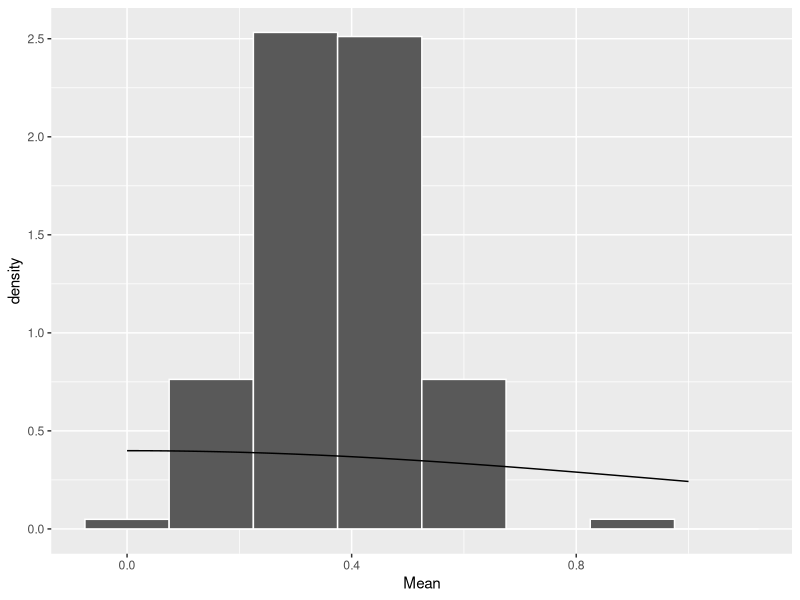
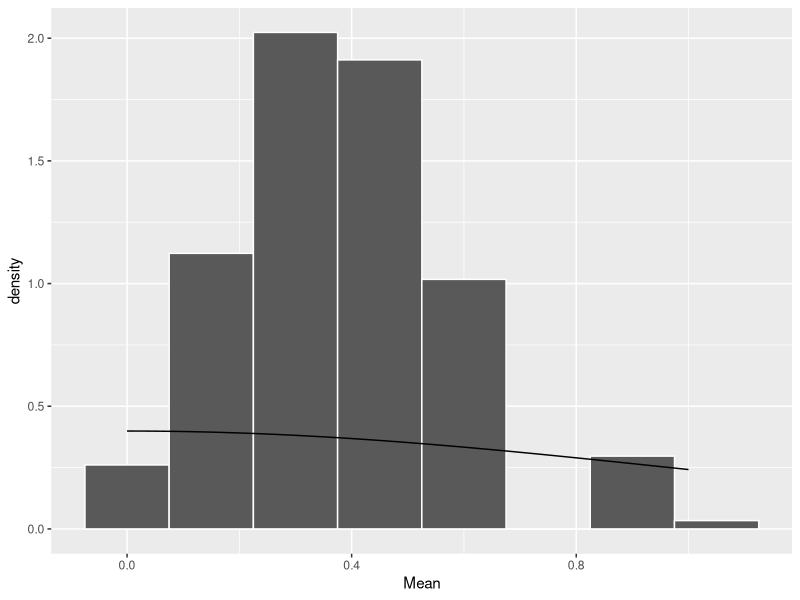

Write R code to recreate these figures, in order.
################################################################################

# Stat 240 - Non-parametric Statistics
# Homework 1
# Due: 02/20/15

# Rebecca Barter
# Andrew Do
# Kellie Ottobonni

################################################################################

# Libraries and seed
library(dplyr,warn.conflicts = FALSE, quietly=TRUE)
library(ggplot2)
library(xtable)
set.seed(1337)

################################################################################

# Functions

SampleFromBox <- function(x, size, replace= TRUE, prob = NULL, iter = 1) {
  # Samples tickets from the box.  In the case of one ticket, overrides R's
  # default of sampling from 1:x
  # Arguments:
  #   x - a vector supplying elements from which to choose.  "Tickets in box"
  #   size - positive number, size of sample to draw
  #   replace - boolean that toggles replacement
  #   prob - vector of probability weights or ticket counts
  #   iter - number of trials to perform
  # Returns:
  #   A vector of length iter with the means of samples of size elements 
  #   drawn from x
  if (length(x) <= 1) {
    return(rep(x, iter))
  } else {
    return(vapply(1:iter, function(n){
      mean(sample(x, size, replace = replace, prob = prob))
    }, FUN.VALUE = 1))
  }
}

StandardError <- function(x, n, replace = TRUE) {
  # Computes the standard error
  # Arguments:
  #   x - a vector of ticket values from the box model
  #   n - sample size
  # Returns
  #   standard error of the sample mean in the box model
  N <- length(x) # Number of tickets in box
  if (replace) {
    se <- sqrt((N-1)/N/n) * sd(x)
  } else {
    # Finite population correction
    se <- sqrt((N-n)/N/n) * sd(x)
  }
  return(se)
}

ExactProb <- function(z.values, mean, se, cdf, sample.size, lower.tail = FALSE, ...) {
  # Computes the exact probability of P(Xbar > z_i) for z_1, ..., z_max
  # Arguments:
  #   z.values - vector of z's to consider
  #   mean - expected value of Xbar
  #   se - standard error of xbar
  #   cdf - distribution function to use (e.g. pbinom, phyper)
  #   sample.size - size of samples
  #   lower.tail - logical value.  If TRUE, calculates P(Xbar <= z*se).
  #     else calculates P(Xbar < z*se)
  #   ... - arguments to pass to cdf
  # Returns:
  #   Vector of length(z) probabilities
  vapply(z.values, 
         function(z) {sample.size*mean + z * sample.size * se},
         FUN.VALUE = 1) %>%  
    vapply(FUN = function(q) cdf(q, lower.tail = lower.tail, ...), FUN.VALUE = 1)
}

EmpiricalProbEst <- function(z.values, sample, mean, se, lower.tail = FALSE) {
  # Estimates probability of a certain z-score from data
  # Arguments:
  #   z.values - vector of z's to consider
  #   sample - data from which to make the estimates
  #   mean - expected value of Xbar
  #   se - standard error of Xbar
  #   lower.tail - logical value.  If TRUE, calculates P(Xbar <= z*se).
  #     else calculates P(Xbar < z*se)
  # Returns:
  #   Vector of length(z) probability estimates
  n <- length(sample)
  vapply(z.values, function(z) mean + z * se, FUN.VALUE = 1) %>%
    vapply(FUN = function(q) {
      if (lower.tail) {
        sum(sample <= q)/n
      } else {
        sum(sample > q)/n
      }
    }, FUN.VALUE = 1)
}

NormalProbEst <- function(z.values, mean, se, n, lower.tail = FALSE) {
  # Estimates probability of a certain z-score using normal approximation
  # with continuity correction
  # Arguments:
  #   z.values - vector of z's to consider
  #   mean - expected value of Xbar
  #   se - standard error of Xbar
  #   n - the size of the samples
  #   lower.tail - logical value.  If TRUE, calculates P(Xbar <= z*se).
  #     else calculates P(Xbar < z*se)
  # Returns:
  #   Vector of max.z probability estimates
  vapply(z.values, function(z) n*mean + z * n * se, FUN.VALUE = 1) %>%
    vapply(FUN = function(q) {
      pnorm(q - 1/2*(1-lower.tail) + 1/2*lower.tail, 
            mean = n*mean, sd = n*se, lower.tail = lower.tail)
    }, FUN.VALUE = 1)
}
################################################################################

########################
# Problems 1-4

# Set the problem here
problem = 1
samp.size <- 6 # Sample size

if (problem == 1) {
  tickets <- c(rep(0, 7), rep(1, 5))
} else if (problem == 2) {
  tickets <- c(rep(0, 98), rep(1, 2))
} else if (problem == 3) {
  tickets <- 1:12
} else if (problem == 4) {
  tickets <- c(1:11, 30)
} else {
  tickets <- 'a load of rubbish'
}

one.count <- sum(tickets == 1) # Number of 1's
zero.count <- sum(tickets == 0) # Number of 0's
prob1 <- one.count/(one.count + zero.count)

# With replacement
mean.wr <- mean(tickets)
se.wr <- StandardError(tickets, samp.size , replace = TRUE)

sample.wr <- SampleFromBox(x = tickets, size = samp.size , 
                           replace = TRUE, iter = 100000)

hist.wr <- data.frame(Mean = sample.wr) %>%
  ggplot(aes(x=Mean)) + geom_histogram(aes( y=..density..), binwidth = .15, col = "white") +
  stat_function(data=data.frame(x=c(0,1)), aes(x=x), 
                fun=dnorm, arg=list(mean=mean.wr, sd=se.wr))

# Table for with replacement
prob.wr <- data.frame(z = c(-4:-1, 1:4))

if(problem<=2) {
  tmp1 <- ExactProb(1:4, mean = mean.wr, se = se.wr, 
            cdf = pbinom, sample.size = samp.size, 
            size = samp.size , prob = prob1, lower.tail = FALSE)
  tmp2 <- ExactProb(-4:-1, mean = mean.wr, se = se.wr, 
            cdf = pbinom, sample.size = samp.size, 
            size = samp.size , prob = prob1, lower.tail = TRUE)
  prob.wr <- mutate(prob.wr, Exact = c(tmp2, tmp1))
}

tmp3 <- EmpiricalProbEst(1:4, sample = sample.wr, 
                         mean = mean.wr, se = se.wr, lower.tail = FALSE)
tmp4 <- EmpiricalProbEst(-4:-1, sample = sample.wr, 
                         mean = mean.wr, se = se.wr, lower.tail = TRUE)
tmp5 <- NormalProbEst(1:4, mean = mean.wr, se = se.wr, 
                      n = samp.size , lower.tail = FALSE)
tmp6 <- NormalProbEst(-4:-1, mean = mean.wr, se = se.wr,
                      n = samp.size, lower.tail = TRUE)

prob.wr <- mutate(prob.wr, 
                  EmpiricalEst = c(tmp4, tmp3),
                  NormalApprox = c(tmp6, tmp5)) %>%
  round(4)

# No replacement
mean.nr <- mean(tickets)
se.nr <- StandardError(tickets, samp.size , replace = FALSE)

sample.nr <- SampleFromBox(x = tickets, size = samp.size, 
                           replace = FALSE, iter = 100000)

hist.nr <- data.frame(Mean = sample.nr) %>%
  ggplot(aes(x=Mean)) + geom_histogram(aes( y=..density..), binwidth = .15, col = "white") + 
  stat_function(data=data.frame(x=c(0,1)), aes(x=x), 
                fun=dnorm, arg=list(mean=mean.nr, sd=se.nr))

# Table for without replacement
prob.nr <- data.frame(z = c(-4:-1, 1:4))

if(problem <= 2) {
  tmp1 <- ExactProb(1:4, mean = mean.nr, se = se.nr, 
            cdf = phyper, sample.size = samp.size, 
            m = one.count, n = zero.count, 
            k = samp.size, lower.tail = FALSE)
  tmp2 <- ExactProb(-4:-1, mean = mean.nr, se = se.nr, 
            cdf = phyper, sample.size = samp.size , 
            m = one.count, n = zero.count, 
            k = samp.size , lower.tail = TRUE)
  prob.nr <- mutate(prob.nr, Exact = c(tmp2, tmp1))
}

tmp3 <- EmpiricalProbEst(1:4, sample = sample.nr, mean = mean.nr, 
                         se = se.nr, lower.tail = FALSE)
tmp4 <- EmpiricalProbEst(-4:-1, sample = sample.nr, 
                         mean = mean.nr, se = se.nr, lower.tail = TRUE)

tmp5 <- NormalProbEst(1:4, mean = mean.nr, se = se.nr, 
                      n = samp.size , lower.tail = FALSE)
tmp6 <- NormalProbEst(-4:-1, mean = mean.nr, se = se.nr, 
                      n = samp.size, lower.tail = TRUE)

prob.nr <- mutate(prob.nr, 
                  EmpiricalEst = c(tmp4, tmp3),
                  NormalApprox = c(tmp6, tmp5)) %>%
  round(4)

remove('tmp1', 'tmp2', 'tmp3', 'tmp4', 'tmp5', 'tmp6')
